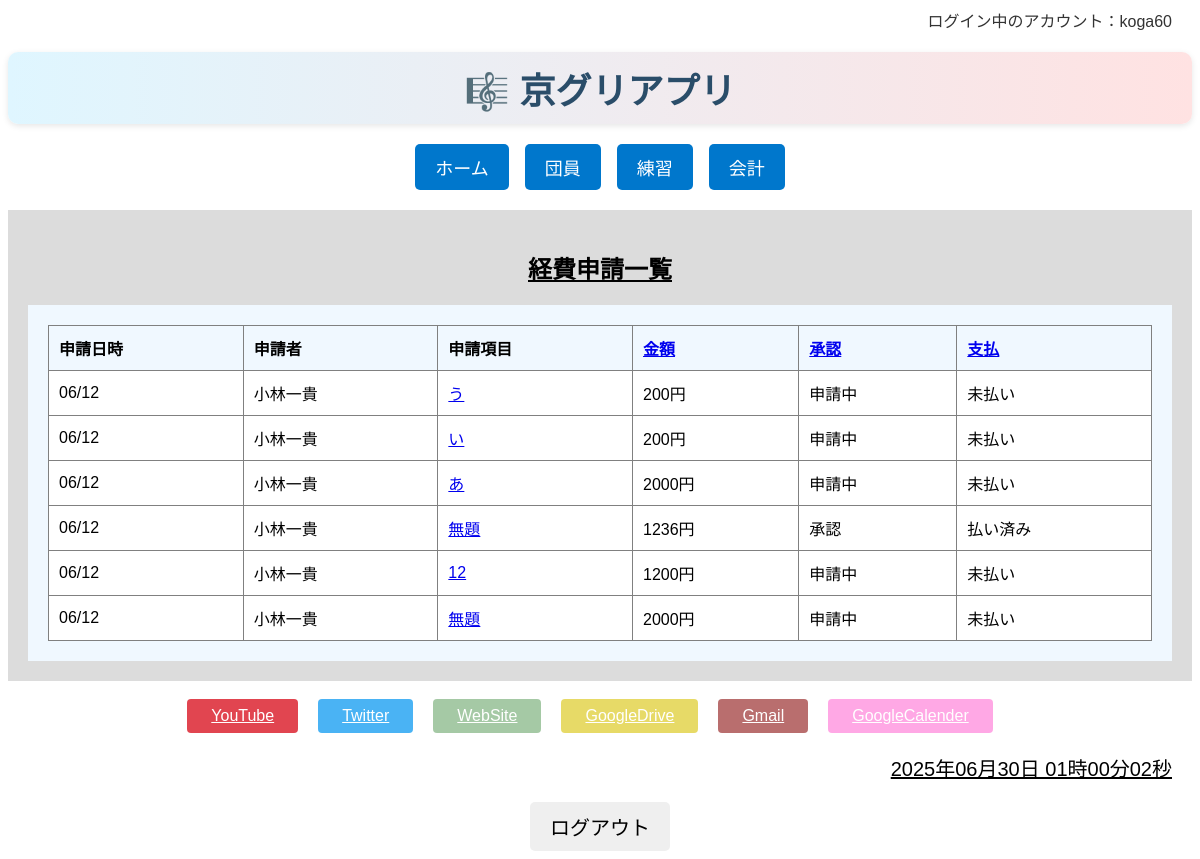
/accounting/list/ (signed in), run on the app's committed database.
### accounting/models/expense_models.py (models this page shows, shortened)
class ExpenseApplication(models.Model):
    APPROVAL_CHOICES = [
        ('pending', '申請中'),
        ('refunded', '承認'),
        ('rejected', '却下'),
    ]
    PAYMENT_CHOICES = [
        ('unpaid', '未払い'),
        ('paid', '払い済み'),
    ]
    applicant = models.ForeignKey(
        Member,
        on_delete=models.CASCADE,
        related_name='expenses',  # Memberから辿るときに使う名前
        verbose_name="申請者"
    )
    title = models.CharField(
        max_length=50,
        verbose_name="項目",
        default=""
    )
    description = models.CharField(
        max_length=255,
        verbose_name="経費内容詳細",
        blank=True,
        null=True
    )
    amount = models.IntegerField(
        verbose_name="金額（円）"
    )
    receipt_image = CloudinaryField(
        '画像',
        blank=True,
        null=True
    )
    submitted_at = models.DateTimeField(
        default=timezone.now,
        verbose_name="申請日時"
    )
    approval_status = models.CharField(
        max_length=10,
        choices=APPROVAL_CHOICES,
        default='pending',
        verbose_name="承認ステータス"
    )
    payment_status = models.CharField(
        max_length=10,
        choices=PAYMENT_CHOICES,
        default='unpaid',
        verbose_name="支払ステータス"
    )

### member/models.py (models this page shows, shortened)
class Member(models.Model):
    PART_CHOICES = [
        ('top', 'トップ'),
        ('second', 'セカンド'),
        ('baritone', 'バリトン'),
        ('bass', 'ベース'),
    ]
    id = models.UUIDField(
        primary_key=True,
        default=uuid.uuid4,
        editable=False,
        verbose_name="ID"
    )  # 主キーとしてUUIDを使用（安全性・衝突回避）
    name = models.CharField(max_length=100, verbose_name="名前")  # 団員名
    kyogleeid = models.IntegerField(verbose_name="期")  # 何期生か（整数）
    joinyear = models.IntegerField(verbose_name="入団年")  # 入団年度
    faculty = models.CharField(max_length=100, verbose_name="所属")  # 学部など
    part = models.CharField(
        max_length=10,
        choices=PART_CHOICES,
        verbose_name="パート"
    )  # 所属パート（選択式）
    role = models.ManyToManyField(
        Role,
        verbose_name="役職",
        blank=True
    )  # 複数の役職と多対多で紐づけ
    picture = CloudinaryField(
        '画像',
        blank=True,
        null=True
    )  # Cloudinaryに保存されるプロフィール画像
    created_at = models.DateTimeField(
        auto_now_add=True,
        verbose_name="作成日時"
    )  # 登録された日時（自動記録）
    updated_at = models.DateTimeField(
        auto_now=True,
        verbose_name="更新日時"
    )  # 最終更新日時（自動記録）
    user = models.OneToOneField(
        User,
        on_delete=models.CASCADE,
        null=True,
        blank=True
    )  # Djangoのログインユーザーと紐づけ（任意）

### accounting/views/expense_views.py (the view)
# urls.py: path("list/", expense_views.expense_list, name="expense_list"),      # 申請一覧
@login_required
def expense_list(request):
    sort_key = request.GET.get('sort')
    if sort_key in ['amount', 'approval_status', 'payment_status']:
        expense_list = ExpenseApplication.objects.all().order_by(sort_key)
    else:
        expense_list = ExpenseApplication.objects.all().order_by('-submitted_at')
    return render(request, 'accounting/expense/list.html', {'expense_list': expense_list})

### templates/accounting/expense/list.html
{% extends "base/base.html" %}
{% block body %}
<div class="contents">
    <h2 class="page_name">経費申請一覧</h2>
    <div class="register_contents">
        <div class="table_scroll_wrapper">
        <table border="1" class="member_table">
            <thead>
                <tr>
                    <th>申請日時</th>
                    <th>申請者</th>
                    <th>申請項目</th>
                    <th><a href="?sort=amount">金額</a></th>
                    <th><a href="?sort=approval_status">承認</a></th>
                    <th><a href="?sort=payment_status">支払</a></th>
                </tr>
            </thead>
            <tbody>
                {% for expense in expense_list %}
                <tr>
                    <td>{{ expense.submitted_at|date:"m/d" }}</td>
                    <td>{{ expense.applicant.name|default:"-"}}</td>
                    <td><a href="{% url 'accounting:expense_detail' expense.id %}">{{ expense.title }}</a></td>
                    <td>{{ expense.amount }}円</td>
                    <td>{{ expense.get_approval_status_display }}</td>
                    <td>{{ expense.get_payment_status_display }}</td>
                </tr>
                {% empty %}
                <tr>
                    <td colspan="6" class="no_expenses">
                        <div>申請がありません。</div>
                    </td>
                </tr>
                {% endfor %}
            </tbody>
        </table>
        </div>
    </div>
</div>
{% endblock %}

### templates/base/base.html (shortened to what this page needs)
<!DOCTYPE html>
<html lang="ja">
<head>
    {% load static %}
    <link rel="stylesheet" href="{% static 'css/base.css' %}">
    <link rel="stylesheet" href="https://maxcdn.bootstrapcdn.com/font-awesome/4.3.0/css/font-awesome.min.css">
</head>
<body>
    <div class="header-row">
        <div class="user-info">
        ログイン中のアカウント：{{ request.user.username }}
        </div>
    </div>
    <h1 class="main-title">🎼 京グリアプリ </h1>
    <div class="main-nav">
    <a href="{% url 'main:index' %}" class="main-nav-btn">ホーム</a>
    <a href="{% url 'member:index' %}" class="main-nav-btn">団員</a>
    <a href="{% url 'practice_management:practice_index' %}" class="main-nav-btn">練習</a>
    <a href="{% url 'accounting:index' %}" class="main-nav-btn">会計</a>
    </div>
    {% block body %}
    {% endblock %}
    <br>
    <div class="link-block">
        <div class="btn-wrapper">
        <a href="https://www.youtube.com/@..." target="_blank" class="btn youtube">YouTube</a>
        <a href="https://x.com/Glee_KU" target="_blank" class="btn twitter">Twitter</a>
        <a href="https://sites.google.com/view/kyotoglee/home" target="_blank" class="btn website">WebSite</a>
        <a href="https://drive.google.com/drive/home" target="_blank" class="btn googledrive">GoogleDrive</a>
        <a href="https://mail.google.com/mail/u/0/#inbox" target="_blank" class="btn gmail">Gmail</a>
        <a href="https://calendar.google.com/calendar/u/0/r" target="_blank" class="btn googlecalender">GoogleCalender</a>
        </div>
    </div>
    <div id="clock" class="clock"></div>
    <footer>
    <div class="logout_wrapper">
        <form action="{% url 'accounts:logout' %}" method="post">
            <button type="submit" class="logout">ログアウト</button>
        </form>
    </div>
    </footer>
</body>
</html>

### static/css/base.css (style rules this page uses)
body { font-family: "Avenir Next", "Hiragino Kaku Gothic ProN W3", sans-serif; }
h1 { font-size: 36px; text-align: center; }
.main-title { font-size: 36px; font-weight: bold; color: #2a4d69; text-align: center; margin: 20px 0; background: linear-gradient(to right, #dff6ff, #ffe2e2); padding: 10px 20px; border-radius: 10px; box-shadow: 0px 2px 6px rgba(0, 0, 0, 0.1); }
h2 { text-align: center; }
.clock { font-size: 20px; text-align: right; padding-right: 20px; text-decoration: underline; }
.header-row { display: flex; justify-content: flex-end; padding: 0 20px 0 20px; }
.user-info { font-size: 16px; color: #333; }
.btn-wrapper { margin-bottom: 20px; display: flex; justify-content: center; }
.btn { padding: 8px 24px; color:rgb(255, 255, 255); opacity:0.8; border-radius: 4px; }
.youtube { background-color: RGB(218,23,37); margin-right: 20px; }
.twitter { background-color: RGB(29,161,242); margin-right: 20px; }
.website { background-color: darkseagreen; margin-right: 20px; }
.googledrive { background-color: rgb(226, 210, 66); margin-right: 20px; }
.gmail { background-color: rgb(168, 74, 74); margin-right: 20px; }
.googlecalender { background-color: rgb(255, 147, 223); margin-right: 20px; }
.contents { padding: 20px; background-color: gainsboro; }
.page_name { font-size: 24px; text-align: center; text-decoration: underline; }
.register_contents { display: flex; justify-content: center; padding: 20px; background-color: aliceblue; }
.member_table { width: 100%; height: auto; border-collapse: collapse; }
.member_table th, .member_table td { padding: 10px; text-align: left; }
.member_table td { background-color: white; }
.logout_wrapper { display: flex; justify-content: center; margin-top: 20px; }
.logout { font-size: 20px; padding: 10px 20px; border-radius: 5px; border: none; }
.table_scroll_wrapper { overflow-x: auto; white-space: nowrap; }
.table_scroll_wrapper { overflow-x: auto; overflow-y: auto; max-height: 600px; }
.main-nav { display: flex; justify-content: center; gap: 16px; margin: 20px 0; flex-wrap: wrap; }
.main-nav-btn { background-color: #0077cc; color: white; text-decoration: none; padding: 10px 20px; font-size: 18px; border-radius: 5px; text-align: center; }
.table_scroll_wrapper { overflow-x: auto; width: 100%; }

### data on the page
ExpenseApplication: submitted_at "06/12", applicant.name "小林一貴", title "う", amount "200", approval_status "申請中", payment_status "未払い"
ExpenseApplication: submitted_at "06/12", applicant.name "小林一貴", title "い", amount "200", approval_status "申請中", payment_status "未払い"
ExpenseApplication: submitted_at "06/12", applicant.name "小林一貴", title "あ", amount "2000", approval_status "申請中", payment_status "未払い"
ExpenseApplication: submitted_at "06/12", applicant.name "小林一貴", title "無題", amount "1236", approval_status "承認", payment_status "払い済み"
ExpenseApplication: submitted_at "06/12", applicant.name "小林一貴", title "12", amount "1200", approval_status "申請中", payment_status "未払い"
ExpenseApplication: submitted_at "06/12", applicant.name "小林一貴", title "無題", amount "2000", approval_status "申請中", payment_status "未払い"

### other printed values
{{ request.user.username }} "koga60"
